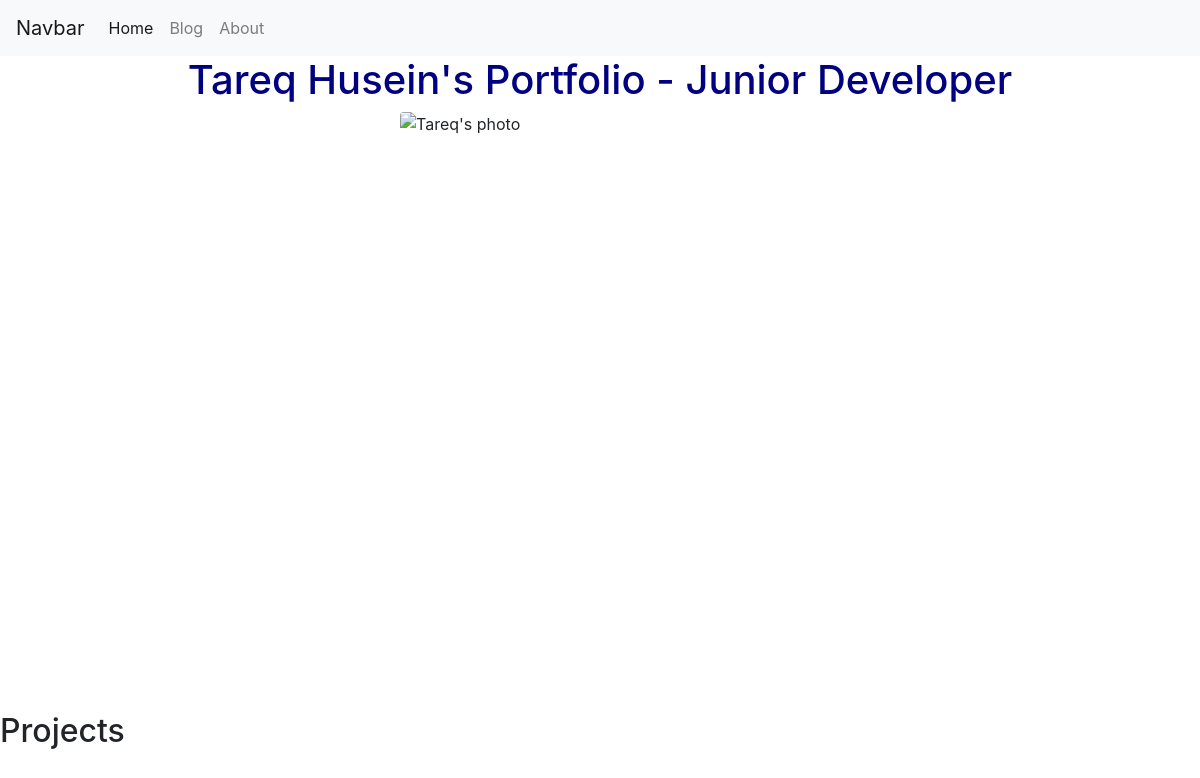
Before: /home/ with the older database file.
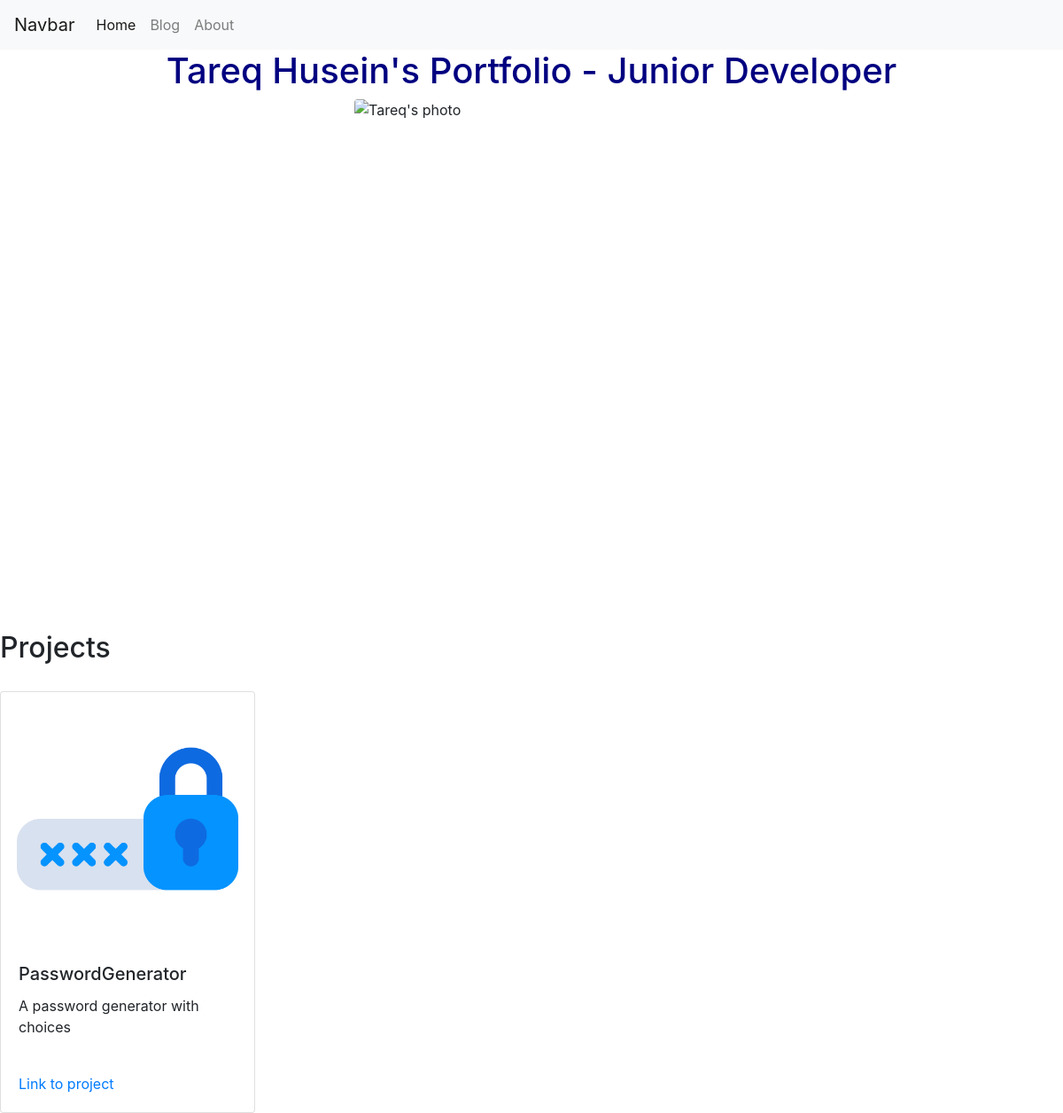
After: the same page with the newer database file.
### portfolio/models.py (models this page shows)
class Project(models.Model):
    title = models.CharField(max_length=100)
    disc = models.CharField(max_length=250)
    image = models.ImageField('portfolio/images/')#uses pillow module
    url = models.URLField(blank=True) #if blank=true then it means that URLfield can be empty in the database(default is false)

### portfolio/views.py (the view)
# urls.py: 2. Add a URL to urlpatterns:  path('', views.home, name='home')
def home(request):
    projects = Project.objects.all()
    return render(request, 'portfolio/home.html', {'projects': projects})

### portfolio/templates/portfolio/home.html (shortened to what this page needs)
<!DOCTYPE html>
<html lang="en">
    <head>
        <link rel="stylesheet" href="https://cdn.jsdelivr.net/npm/bootstrap@4.5.3/dist/css/bootstrap.min.css">
    </head>
    <body>
            <nav class="navbar navbar-expand-lg navbar-light bg-light">
              <a class="navbar-brand" href="#">Navbar</a>
              <div class="collapse navbar-collapse" id="navbarTogglerDemo02">
                <ul class="navbar-nav mr-auto mt-2 mt-lg-0">
                  <li class="nav-item active">
                    <a class="nav-link" href="#">Home<span class="sr-only">(current)</span></a>
                  </li>
                  <li class="nav-item">
                    <a class="nav-link" href="#">Blog</a>
                  </li>
                  <li class="nav-item">
                    <a class="nav-link" href="#">About</a>
                  </li>
                </ul>
              </div>
            </nav>
            <h1 style="color:navy;text-align:center">Tareq Husein's Portfolio - Junior Developer</h1>
            <img src="/media/Tareq's_photo.jpeg" class="rounded mx-auto d-block" alt="Tareq's photo" style="width:400px;height:600px">
            <h2 style="color:">Projects</h2>
            <div id="allprojects" style="margin-top:30px">
                {% for project in projects %}
                <div class="card" style="width: 18rem;">
                  <img src="{{ project.image.url }}" class="card-img-top" alt="{{ project.image.name }}">
                  <div class="card-body">
                    <h5 class="card-title">{{ project.title }}</h5>
                    <p class="card-text">{{ project.disc }}</p>
                  </div>
                  <div class="card-body">
                    <a href="{{ project.url }}" class="card-link" target="_blank">Link to project</a>
                  </div>
                </div>
                {% endfor %}
            </div>
    </body>
</html>

Changed rows visible on the page:
added Project: image (picture), title "PasswordGenerator", disc "A password generator with choices"
